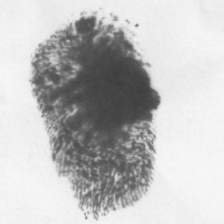
#> input picture data/test_distorted/distorted/FAMILY-20/FATHER/FM020_F1_distorted.png, 224 x 224 px
$ python -i prepare_ddrnet_val.py   (imports and definitions only)   (older library calls are emulated)
#> lines starting #> are read from the running program, lines starting #| are printed output that depends on the picture
#> further down, picture is the input picture: shape (224, 224, 3); min 60, max 250, mean 192.4
from pathlib import Path
import cv2
import numpy as np
import shutil

# ============================================================
# Configuration
# ============================================================

SOURCE_DIR = Path("data/rectification_val")
OUTPUT_DIR = Path("data/ddrnet_val")

IMAGE_SIZE = 224
GRID_SIZE = 14

DISTORTED_DIR = SOURCE_DIR / "distorted"
FIELDS_DIR = SOURCE_DIR / "fields"

OUT_IMAGES = OUTPUT_DIR / "images"
OUT_FIELDS = OUTPUT_DIR / "fields"
OUT_MASKS = OUTPUT_DIR / "masks"
OUT_ORIENTATION = OUTPUT_DIR / "orientation"

# [2 lines not run here, left out]


# ============================================================
# Create DDRNet 14x14 displacement target
# ============================================================

# [17 lines left out: function downsample_field, not called in this run]


# ============================================================
# Generate orientation target
# ============================================================

def compute_orientation(image):
    """
    Estimate fingerprint ridge orientation from the
    distorted fingerprint.

    Output:
        orientation: 14x14 integer values [0,179]
    """

    image = image.astype(np.float32)

    gx = cv2.Sobel(
        image,
        cv2.CV_32F,
        1,
        0,
        ksize=3
    )
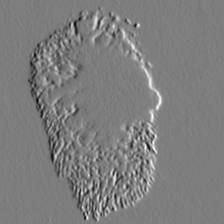
#> gx: shape (224, 224, 3) float32; min -371, max 379, mean 0; drawn with min black and max white

    gy = cv2.Sobel(
        image,
        cv2.CV_32F,
        0,
        1,
        ksize=3
    )
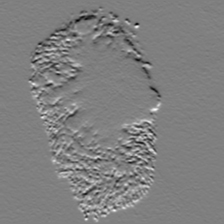
#> gy: shape (224, 224, 3) float32; min -347, max 345, mean 0.1; drawn with min black and max white

    # Fingerprint orientation
    gxx = cv2.GaussianBlur(gx * gx, (0, 0), 3)
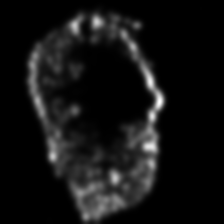
#> gxx: shape (224, 224, 3) float32; min 4.95, max 33526.7, mean 2556.9; drawn with min black and max white
    gyy = cv2.GaussianBlur(gy * gy, (0, 0), 3)
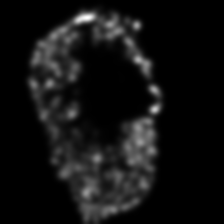
#> gyy: shape (224, 224, 3) float32; min 8.5, max 25391.6, mean 1850.5; drawn with min black and max white
    gxy = cv2.GaussianBlur(gx * gy, (0, 0), 3)
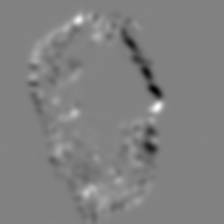
#> gxy: shape (224, 224, 3) float32; min -15038.6, max 14461, mean -65.5; drawn with min black and max white

    orientation = 0.5 * np.arctan2(
        2.0 * gxy,
        gxx - gyy
    )
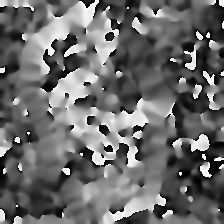
#> orientation: shape (224, 224, 3) float32; min -1.57, max 1.57, mean -0.252; drawn with min black and max white

    # Convert radians to degrees.
    # DDRNet uses 180 orientation classes.
    orientation = np.degrees(orientation)

    # Convert [-90, 90] → [0, 180)
    orientation = orientation + 90.0
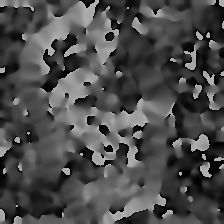
#> orientation: shape (224, 224, 3) float32; min 0.00518, max 180, mean 75.5

    orientation = np.mod(orientation, 180.0)

    orientation = cv2.resize(
        orientation.astype(np.float32),
        (GRID_SIZE, GRID_SIZE),
        interpolation=cv2.INTER_AREA
    )

    orientation = np.clip(
        np.round(orientation),
        0,
        179
    ).astype(np.uint8)

    return orientation


# ============================================================
# Generate segmentation mask
# ============================================================

# [43 lines left out: function create_mask, not called in this run]


# ============================================================
# Process one sample
# ============================================================

samples = sorted(DISTORTED_DIR.glob("*.png"))

# [4 lines not run here, left out]

processed = 0
errors = 0

# [138 lines not run here, left out]

>>> import cv2
>>> picture = cv2.imread('data/test_distorted/distorted/FAMILY-20/FATHER/FM020_F1_distorted.png')
>>> result = compute_orientation(picture)
